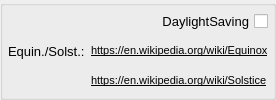
             <widget class="QGroupBox" name="groupBox_3">
              <property name="sizePolicy">
               <sizepolicy hsizetype="Preferred" vsizetype="Maximum">
                <horstretch>0</horstretch>
                <verstretch>0</verstretch>
               </sizepolicy>
              </property>
              <property name="title">
               <string/>
              </property>
              <layout class="QGridLayout" name="gridLayout_8">
               <property name="leftMargin">
                <number>5</number>
               </property>
               <property name="topMargin">
                <number>5</number>
               </property>
               <property name="rightMargin">
                <number>5</number>
               </property>
               <property name="bottomMargin">
                <number>5</number>
               </property>
               <item row="0" column="0">
                <layout class="QHBoxLayout" name="horizontalLayout_17">
                 <item>
                  <widget class="QLabel" name="label_4_Equinoxes_Solstices">
                   <property name="font">
                    <font>
                     <pointsize>10</pointsize>
                     <italic>false</italic>
                    </font>
                   </property>
                   <property name="toolTip">
                    <string>Consult the equinoxes and solstices 
in the next links</string>
                   </property>
                   <property name="text">
                    <string>Equin./Solst.:</string>
                   </property>
                  </widget>
                 </item>
                 <item>
                  <layout class="QVBoxLayout" name="verticalLayout_13">
                   <item>
                    <widget class="QCheckBox" name="checkBox_DaylightSaving">
                     <property name="sizePolicy">
                      <sizepolicy hsizetype="Maximum" vsizetype="Fixed">
                       <horstretch>0</horstretch>
                       <verstretch>0</verstretch>
                      </sizepolicy>
                     </property>
                     <property name="font">
                      <font>
                       <pointsize>10</pointsize>
                       <italic>false</italic>
                      </font>
                     </property>
                     <property name="toolTip">
                      <string>Enable it for daylight saving periods</string>
                     </property>
                     <property name="layoutDirection">
                      <enum>Qt::RightToLeft</enum>
                     </property>
                     <property name="text">
                      <string>DaylightSaving</string>
                     </property>
                    </widget>
                   </item>
                   <item>
                    <widget class="QLabel" name="label_4_Equinoxes_link">
                     <property name="sizePolicy">
                      <sizepolicy hsizetype="Maximum" vsizetype="Preferred">
                       <horstretch>0</horstretch>
                       <verstretch>0</verstretch>
                      </sizepolicy>
                     </property>
                     <property name="font">
                      <font>
                       <pointsize>8</pointsize>
                       <italic>false</italic>
                       <underline>true</underline>
                      </font>
                     </property>
                     <property name="text">
                      <string>https://en.wikipedia.org/wiki/Equinox</string>
                     </property>
                    </widget>
                   </item>
                   <item>
                    <widget class="QLabel" name="label_4_Solstices_link">
                     <property name="sizePolicy">
                      <sizepolicy hsizetype="Maximum" vsizetype="Preferred">
                       <horstretch>0</horstretch>
                       <verstretch>0</verstretch>
                      </sizepolicy>
                     </property>
                     <property name="font">
                      <font>
                       <pointsize>8</pointsize>
                       <italic>false</italic>
                       <underline>true</underline>
                      </font>
                     </property>
                     <property name="text">
                      <string>https://en.wikipedia.org/wiki/Solstice</string>
                     </property>
                    </widget>
                   </item>
                  </layout>
                 </item>
                </layout>
               </item>
              </layout>
             </widget>
